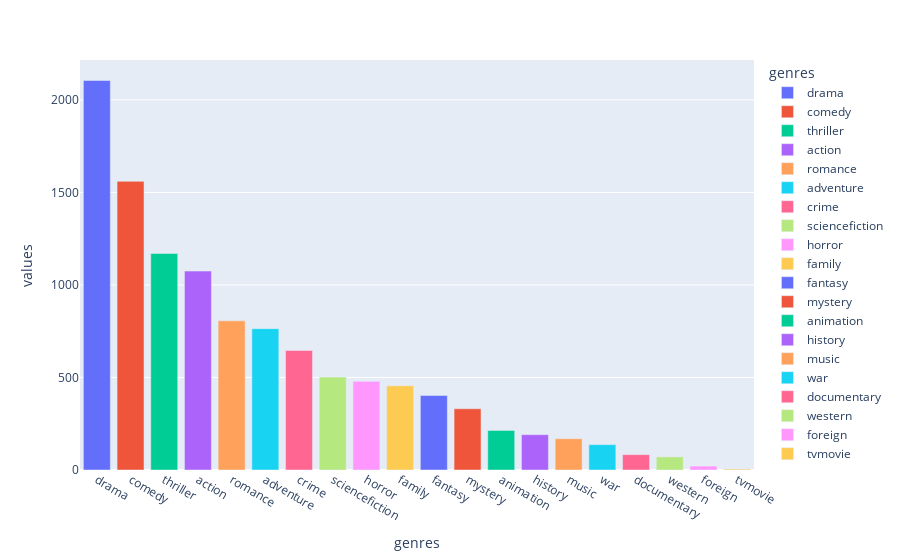

The cell this chart's notebook holds for it:
### Code cell
df_genres = pd.DataFrame()
df_genres['genres'] = [j for i in df_new['genres'].tolist() for j in i]
c = df_genres.value_counts()

index=[]
for i in c.index:
    index.append(np.array(i))
index=np.array(index)

df_genres=pd.DataFrame(columns=['genres','values'])
df_genres['genres']=index[:,0]
df_genres['values']=c.values

px.bar(data_frame=df_genres,x='genres',y='values', color='genres')

### Figure 1 — Plotly figure (JSON) as saved in the notebook; plotly's stock layout.template omitted (floating-point values rounded to 4 significant figures)
{"data": [{"alignmentgroup": "True", "hovertemplate": "genres=%{x}<br>values=%{y}<extra></extra>", "legendgroup": "drama", "marker": {"color": "#636efa", "pattern": {"shape": ""}}, "name": "drama", "offsetgroup": "drama", "orientation": "v", "showlegend": true, "textposition": "auto", "type": "bar", "x": ["drama"], "xaxis": "x", "y": [2105], "yaxis": "y"}, {"alignmentgroup": "True", "hovertemplate": "genres=%{x}<br>values=%{y}<extra></extra>", "legendgroup": "comedy", "marker": {"color": "#EF553B", "pattern": {"shape": ""}}, "name": "comedy", "offsetgroup": "comedy", "orientation": "v", "showlegend": true, "textposition": "auto", "type": "bar", "x": ["comedy"], "xaxis": "x", "y": [1560], "yaxis": "y"}, {"alignmentgroup": "True", "hovertemplate": "genres=%{x}<br>values=%{y}<extra></extra>", "legendgroup": "thriller", "marker": {"color": "#00cc96", "pattern": {"shape": ""}}, "name": "thriller", "offsetgroup": "thriller", "orientation": "v", "showlegend": true, "textposition": "auto", "type": "bar", "x": ["thriller"], "xaxis": "x", "y": [1170], "yaxis": "y"}, {"alignmentgroup": "True", "hovertemplate": "genres=%{x}<br>values=%{y}<extra></extra>", "legendgroup": "action", "marker": {"color": "#ab63fa", "pattern": {"shape": ""}}, "name": "action", "offsetgroup": "action", "orientation": "v", "showlegend": true, "textposition": "auto", "type": "bar", "x": ["action"], "xaxis": "x", "y": [1075], "yaxis": "y"}, {"alignmentgroup": "True", "hovertemplate": "genres=%{x}<br>values=%{y}<extra></extra>", "legendgroup": "romance", "marker": {"color": "#FFA15A", "pattern": {"shape": ""}}, "name": "romance", "offsetgroup": "romance", "orientation": "v", "showlegend": true, "textposition": "auto", "type": "bar", "x": ["romance"], "xaxis": "x", "y": [806], "yaxis": "y"}, {"alignmentgroup": "True", "hovertemplate": "genres=%{x}<br>values=%{y}<extra></extra>", "legendgroup": "adventure", "marker": {"color": "#19d3f3", "pattern": {"shape": ""}}, "name": "adventure", "offsetgroup": "adventure", "orientation": "v", "showlegend": true, "textposition": "auto", "type": "bar", "x": ["adventure"], "xaxis": "x", "y": [764], "yaxis": "y"}, {"alignmentgroup": "True", "hovertemplate": "genres=%{x}<br>values=%{y}<extra></extra>", "legendgroup": "crime", "marker": {"color": "#FF6692", "pattern": {"shape": ""}}, "name": "crime", "offsetgroup": "crime", "orientation": "v", "showlegend": true, "textposition": "auto", "type": "bar", "x": ["crime"], "xaxis": "x", "y": [646], "yaxis": "y"}, {"alignmentgroup": "True", "hovertemplate": "genres=%{x}<br>values=%{y}<extra></extra>", "legendgroup": "sciencefiction", "marker": {"color": "#B6E880", "pattern": {"shape": ""}}, "name": "sciencefiction", "offsetgroup": "sciencefiction", "orientation": "v", "showlegend": true, "textposition": "auto", "type": "bar", "x": ["sciencefiction"], "xaxis": "x", "y": [502], "yaxis": "y"}, {"alignmentgroup": "True", "hovertemplate": "genres=%{x}<br>values=%{y}<extra></extra>", "legendgroup": "horror", "marker": {"color": "#FF97FF", "pattern": {"shape": ""}}, "name": "horror", "offsetgroup": "horror", "orientation": "v", "showlegend": true, "textposition": "auto", "type": "bar", "x": ["horror"], "xaxis": "x", "y": [479], "yaxis": "y"}, {"alignmentgroup": "True", "hovertemplate": "genres=%{x}<br>values=%{y}<extra></extra>", "legendgroup": "family", "marker": {"color": "#FECB52", "pattern": {"shape": ""}}, "name": "family", "offsetgroup": "family", "orientation": "v", "showlegend": true, "textposition": "auto", "type": "bar", "x": ["family"], "xaxis": "x", "y": [455], "yaxis": "y"}, {"alignmentgroup": "True", "hovertemplate": "genres=%{x}<br>values=%{y}<extra></extra>", "legendgroup": "fantasy", "marker": {"color": "#636efa", "pattern": {"shape": ""}}, "name": "fantasy", "offsetgroup": "fantasy", "orientation": "v", "showlegend": true, "textposition": "auto", "type": "bar", "x": ["fantasy"], "xaxis": "x", "y": [403], "yaxis": "y"}, {"alignmentgroup": "True", "hovertemplate": "genres=%{x}<br>values=%{y}<extra></extra>", "legendgroup": "mystery", "marker": {"color": "#EF553B", "pattern": {"shape": ""}}, "name": "mystery", "offsetgroup": "mystery", "orientation": "v", "showlegend": true, "textposition": "auto", "type": "bar", "x": ["mystery"], "xaxis": "x", "y": [331], "yaxis": "y"}, {"alignmentgroup": "True", "hovertemplate": "genres=%{x}<br>values=%{y}<extra></extra>", "legendgroup": "animation", "marker": {"color": "#00cc96", "pattern": {"shape": ""}}, "name": "animation", "offsetgroup": "animation", "orientation": "v", "showlegend": true, "textposition": "auto", "type": "bar", "x": ["animation"], "xaxis": "x", "y": [214], "yaxis": "y"}, {"alignmentgroup": "True", "hovertemplate": "genres=%{x}<br>values=%{y}<extra></extra>", "legendgroup": "history", "marker": {"color": "#ab63fa", "pattern": {"shape": ""}}, "name": "history", "offsetgroup": "history", "orientation": "v", "showlegend": true, "textposition": "auto", "type": "bar", "x": ["history"], "xaxis": "x", "y": [191], "yaxis": "y"}, {"alignmentgroup": "True", "hovertemplate": "genres=%{x}<br>values=%{y}<extra></extra>", "legendgroup": "music", "marker": {"color": "#FFA15A", "pattern": {"shape": ""}}, "name": "music", "offsetgroup": "music", "orientation": "v", "showlegend": true, "textposition": "auto", "type": "bar", "x": ["music"], "xaxis": "x", "y": [169], "yaxis": "y"}, {"alignmentgroup": "True", "hovertemplate": "genres=%{x}<br>values=%{y}<extra></extra>", "legendgroup": "war", "marker": {"color": "#19d3f3", "pattern": {"shape": ""}}, "name": "war", "offsetgroup": "war", "orientation": "v", "showlegend": true, "textposition": "auto", "type": "bar", "x": ["war"], "xaxis": "x", "y": [137], "yaxis": "y"}, {"alignmentgroup": "True", "hovertemplate": "genres=%{x}<br>values=%{y}<extra></extra>", "legendgroup": "documentary", "marker": {"color": "#FF6692", "pattern": {"shape": ""}}, "name": "documentary", "offsetgroup": "documentary", "orientation": "v", "showlegend": true, "textposition": "auto", "type": "bar", "x": ["documentary"], "xaxis": "x", "y": [83], "yaxis": "y"}, {"alignmentgroup": "True", "hovertemplate": "genres=%{x}<br>values=%{y}<extra></extra>", "legendgroup": "western", "marker": {"color": "#B6E880", "pattern": {"shape": ""}}, "name": "western", "offsetgroup": "western", "orientation": "v", "showlegend": true, "textposition": "auto", "type": "bar", "x": ["western"], "xaxis": "x", "y": [71], "yaxis": "y"}, {"alignmentgroup": "True", "hovertemplate": "genres=%{x}<br>values=%{y}<extra></extra>", "legendgroup": "foreign", "marker": {"color": "#FF97FF", "pattern": {"shape": ""}}, "name": "foreign", "offsetgroup": "foreign", "orientation": "v", "showlegend": true, "textposition": "auto", "type": "bar", "x": ["foreign"], "xaxis": "x", "y": [21], "yaxis": "y"}, {"alignmentgroup": "True", "hovertemplate": "genres=%{x}<br>values=%{y}<extra></extra>", "legendgroup": "tvmovie", "marker": {"color": "#FECB52", "pattern": {"shape": ""}}, "name": "tvmovie", "offsetgroup": "tvmovie", "orientation": "v", "showlegend": true, "textposition": "auto", "type": "bar", "x": ["tvmovie"], "xaxis": "x", "y": [5], "yaxis": "y"}], "layout": {"barmode": "relative", "legend": {"title": {"text": "genres"}, "tracegroupgap": 0}, "margin": {"t": 60}, "xaxis": {"anchor": "y", "categoryarray": ["drama", "comedy", "thriller", "action", "romance", "adventure", "crime", "sciencefiction", "horror", "family", "fantasy", "mystery", "animation", "history", "music", "war", "documentary", "western", "foreign", "tvmovie"], "categoryorder": "array", "domain": [0, 1], "title": {"text": "genres"}}, "yaxis": {"anchor": "x", "domain": [0, 1], "title": {"text": "values"}}}}
